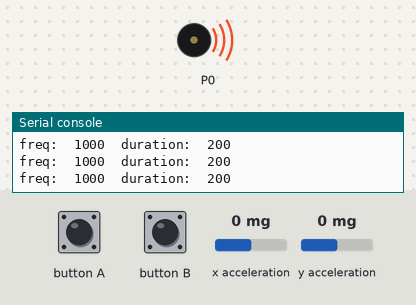
This program was run on a simulated BBC micro:bit running MicroPython. On the bench: buzzer (waves = sounding), the last lines printed to the serial console. Inputs (shaded band) come from the test bench; at power-on: x acceleration 0 mg, y acceleration 0 mg.

Above: at 1.2 s.
1.3 s: x acceleration set to -850 mg
4.3 s: x acceleration set to -945 mg
At 4.7 s:
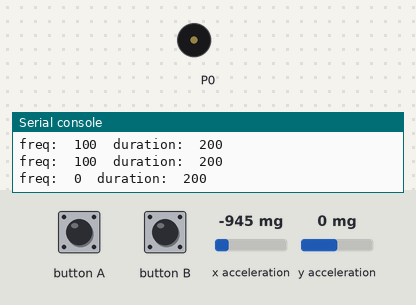
5.9 s: button B pressed for 1 s
At 6.12 s:
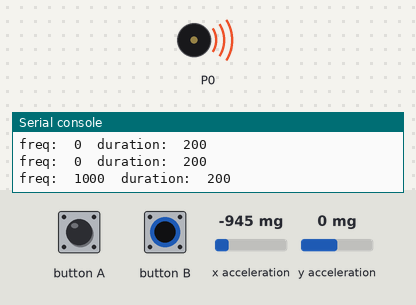
8.9 s: button B pressed for 3.2 s
At 13.6 s:
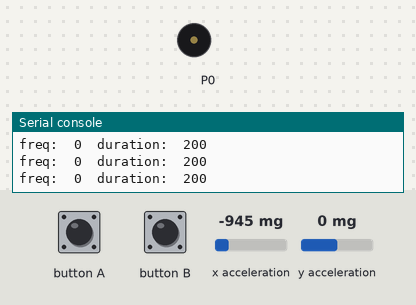
Timing chart, 0 to 14.6 s (numbered marks = the images above; inputs shaded):
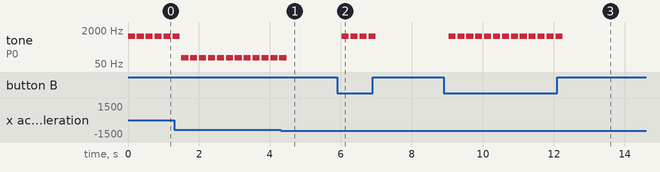

Measured:
- the behaviour switches between -900 and -901 mg on x acceleration (found by bisection; images 0 and 1)
- after the input at 4.3 s, tone on P0: goes on until 4.5 s, then stays silent
- after the input at 5.9 s, tone on P0: alternates 1000 Hz for 0.20 s and silent for 0.05 s, 8 changes in all, then stays silent, starting after 0.13 s
- after the input at 8.9 s, tone on P0: alternates 1000 Hz for 0.20 s and silent for 0.05 s, 26 changes in all, then stays silent, starting after 0.14 s
- by itself, tone on P0: alternates 100 Hz for 0.20 s and silent for 0.05 s

The program:

noise.py
```python
# Add your Python code here. E.g.
from microbit import *
import math
import music
import microbit

upper_bound = 1000
lower_bound = -980
max_duration = 200

button_a_upper_bound = 500

class NotePlayer:
    def __init__ (self, freq, duration):
        music.pitch(freq, duration)
        sleep(50)

while True:
    acc_x = accelerometer.get_x()
    acc_y = accelerometer.get_y()

    # normalise X value (frequency)
    if acc_x >= upper_bound:
        acc_x = upper_bound
    elif acc_x <= lower_bound:
        acc_x = lower_bound

    frequency = acc_x + upper_bound

    # normalise Y value (duration)
    if acc_y >= upper_bound:
        acc_y = upper_bound
    elif acc_y <= lower_bound:
        acc_y = lower_bound

    duration = acc_y + upper_bound

    div_factor = 2000 / max_duration

    duration = math.ceil(duration / div_factor)

    duration = max(duration, 100)


    # lower frequency range if a is pressed
    if microbit.button_a.is_pressed():
        frequency_factor = 2000 / button_a_upper_bound
        frequency = math.ceil(frequency / frequency_factor)
    # increased frequency range if b is pressed
    elif microbit.button_b.is_pressed():
        frequency_factor = 2000 / button_a_upper_bound
        frequency = math.ceil(frequency / frequency_factor) + 1000


    frequency = (int(frequency / 100)) * 100

    duration = 200

    print ('freq: ', frequency, ' duration: ', duration)

    NotePlayer(frequency, duration)
```
